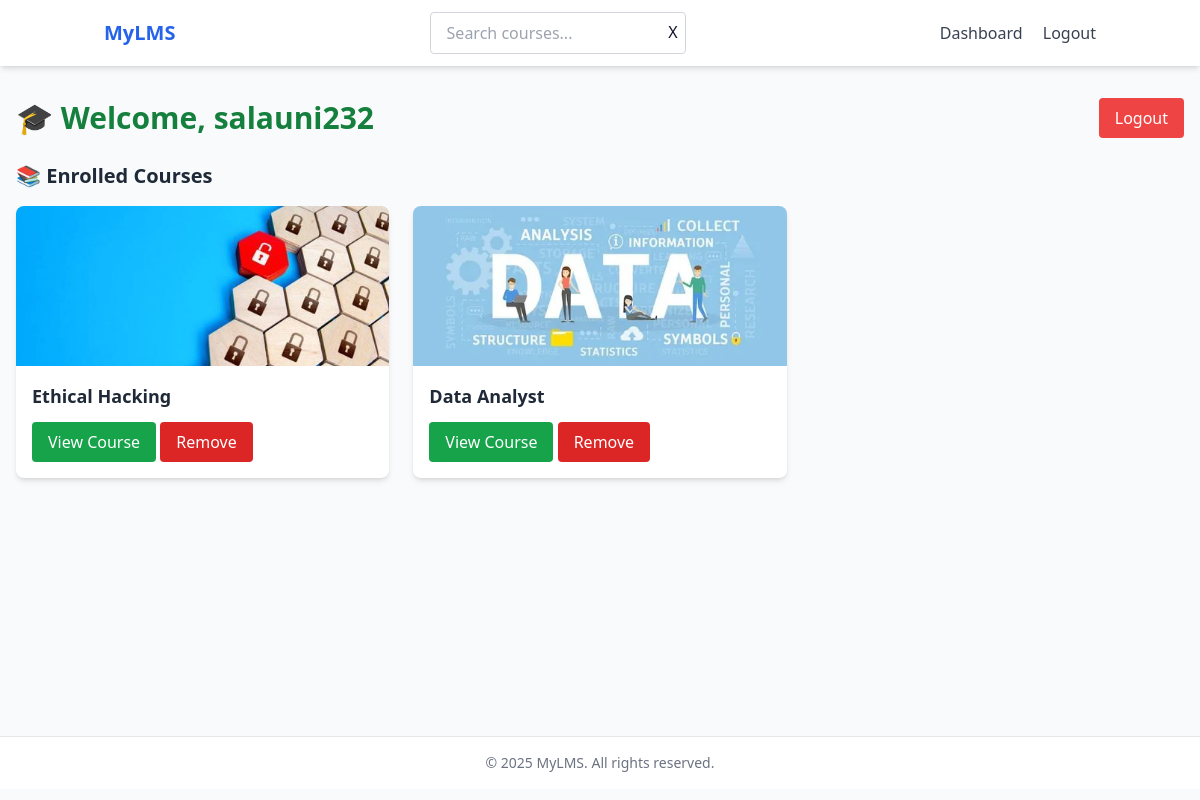
Screenshot of /dashboard/ (signed in) with the database file from the repository.
### courses/models.py (models this page shows, shortened)
class Course(models.Model):
    title = models.CharField(max_length=200)
    description = models.TextField()
    instructor = models.CharField(max_length=100)
    thumbnail = models.ImageField(upload_to='thumbnails/')
    created_at = models.DateTimeField(auto_now_add=True)
    students = models.ManyToManyField(User, related_name="enrolled_courses", blank=True)

### courses/views.py (the view)
# urls.py: path('dashboard/', views.dashboard, name='dashboard'),
@login_required
def dashboard(request):
    enrolled_courses = request.user.enrolled_courses.all()
    return render(request, 'courses/dashboard.html', {
        'enrolled_courses': enrolled_courses
    })

### templates/courses/dashboard.html
{% extends 'courses/base.html' %} {% block title %}Student Dashboard{% endblock %} {% block content %}
<div class="max-w-7xl mx-auto px-4 py-8">
  <div class="flex justify-between items-center mb-6">
    <h1 class="text-3xl font-bold text-green-700">🎓 Welcome, {{ request.user.username }}</h1>
    <a href="{% url 'logout' %}" class="bg-red-500 text-white px-4 py-2 rounded hover:bg-red-600 transition">Logout</a>
  </div>
  <h2 class="text-xl font-semibold text-gray-800 mb-4">📚 Enrolled Courses</h2>
  {% if enrolled_courses %}
  <div class="grid grid-cols-1 sm:grid-cols-2 md:grid-cols-3 gap-6">
    {% for course in enrolled_courses %}
    <div class="bg-white rounded-lg shadow-md overflow-hidden hover:shadow-xl transition">
      <img src="{{ course.thumbnail.url }}" alt="{{ course.title }}" class="h-40 w-full object-cover" />
      <div class="p-4">
        <h3 class="text-lg font-bold text-gray-800">{{ course.title }}</h3>
        <a
          href="{% url 'course_detail' course.id %}"
          class="inline-block mt-3 text-white bg-green-600 px-4 py-2 rounded hover:bg-green-700 transition"
        >
          View Course
        </a>
        <a
          href="{% url 'unenroll' course.id %}"
          class="inline-block mt-3 text-white bg-red-600 px-4 py-2 rounded hover:bg-red-700 transition"
        >
          Remove
        </a>
      </div>
    </div>
    {% endfor %}
  </div>
  {% else %}
  <p class="text-gray-500">No enrolled courses found.</p>
  {% endif %}
</div>
{% endblock %}

### rows the page displays
Course: thumbnail (picture), title "Ethical Hacking"
Course: thumbnail (picture), title "Data Analyst"

### other values shown
{{ request.user.username }} "salauni232"
{{ year|default:"2025" }} "2025"
